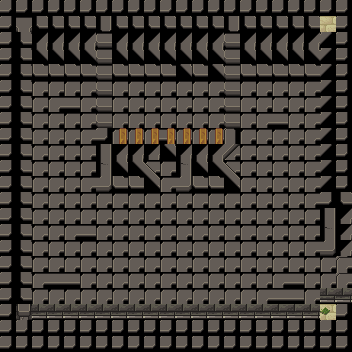

Rendered tile map (Tiled .tmx) drawn with the repository's tilesets; below, a short description and the full map source, tile grids included:
An orthogonal 22x22 tile map with 16x16 px tiles, 3 tile layers (Base, Ground, Upper) and 1 object (Exit).

<map version="1.4" tiledversion="1.4.1" orientation="orthogonal" renderorder="right-down" width="22" height="22" tilewidth="16" tileheight="16" infinite="0" nextlayerid="7" nextobjectid="36">
 <properties>
  <property name="Dungeon" value="Forest" />
  <property name="Outside" type="bool" value="false" />
 </properties>
 <tileset firstgid="1" source="../Tilesets/tilesetDungeon.tsx" />
 <layer id="1" name="Base" width="22" height="22">
  <data encoding="csv">
8,8,8,8,8,8,8,8,8,8,8,8,8,8,8,8,8,8,8,8,8,8,
8,8,8,8,8,8,8,8,8,8,8,8,8,8,8,8,8,8,8,8,8,8,
8,8,8,8,8,8,8,8,8,8,8,8,8,8,8,8,8,8,8,8,8,8,
8,8,8,8,8,8,8,8,8,8,8,8,2,8,8,8,8,8,8,8,8,8,
8,8,8,8,8,8,8,8,8,8,8,8,2,8,8,8,8,8,8,8,8,8,
8,8,1,1,1,1,8,1,1,1,1,1,1,1,8,1,1,1,1,1,8,8,
8,8,1,1,2,1,8,1,1,1,1,1,1,1,8,1,1,1,1,1,8,8,
8,8,1,1,1,1,8,1,1,1,1,1,1,1,8,1,1,2,1,1,8,8,
8,8,1,1,1,1,8,1,1,1,2,1,1,1,8,1,1,1,1,1,8,8,
8,8,1,1,1,1,1,1,1,1,2,2,2,1,1,1,1,1,1,1,8,8,
8,8,1,1,1,1,1,1,1,1,1,1,1,1,1,1,1,1,1,1,8,8,
8,8,1,1,1,1,1,1,1,1,1,1,1,1,1,1,1,1,1,1,8,8,
8,8,1,1,1,1,1,1,1,1,1,1,1,1,1,1,1,1,1,1,8,8,
8,8,1,1,1,1,1,1,1,1,1,1,1,1,1,1,1,1,1,1,8,8,
8,8,1,1,1,2,1,1,1,1,1,1,1,1,1,1,1,1,1,1,8,8,
8,8,1,1,1,1,1,1,1,1,1,1,1,1,1,1,1,1,1,1,8,8,
8,8,1,1,1,1,1,1,1,1,1,1,1,1,1,1,1,1,1,1,1,8,
8,8,1,2,2,1,1,1,1,1,1,1,1,1,1,1,1,1,2,1,1,8,
8,8,1,1,1,1,1,1,1,1,1,1,1,1,1,1,1,2,2,1,1,1,
8,8,1,1,1,1,1,1,1,1,2,1,1,1,1,1,1,1,1,1,8,8,
8,8,8,8,8,8,8,8,8,8,8,8,8,8,8,8,8,8,8,8,8,8,
8,8,8,8,8,8,8,8,8,8,8,8,8,8,8,8,8,8,8,8,8,8
</data>
 </layer>
 <layer id="2" name="Ground" width="22" height="22">
  <data encoding="csv">
0,0,0,0,0,0,0,0,0,0,0,0,0,0,0,0,0,0,0,0,0,0,
0,9,5,5,5,5,128,5,5,5,5,5,5,5,128,5,5,5,5,5,10,0,
0,42,25,25,25,25,109,25,25,25,25,25,25,25,109,25,25,25,25,25,48,0,
0,42,45,45,45,45,109,45,45,45,45,45,45,45,109,45,45,45,45,45,48,0,
0,42,65,65,65,65,109,65,65,65,65,45,65,45,109,65,65,65,65,65,48,0,
0,42,0,0,0,0,109,0,0,0,0,0,0,0,109,0,0,0,0,0,48,0,
0,42,0,0,0,0,109,0,0,0,0,0,0,0,109,0,0,0,0,0,48,0,
0,42,0,0,0,0,109,0,0,0,0,0,0,0,109,0,0,0,0,0,48,0,
0,42,0,0,0,0,0,0,0,0,0,0,0,0,0,0,0,0,0,0,48,0,
0,42,0,0,0,0,24,25,25,25,0,25,25,25,26,0,0,0,0,0,48,0,
0,42,0,0,0,0,44,45,45,46,0,44,45,45,46,0,0,0,0,0,48,0,
0,42,0,0,0,0,64,65,65,66,0,64,65,65,66,0,0,0,0,0,48,0,
0,42,0,0,0,0,0,0,0,0,0,0,0,0,0,0,0,0,0,0,88,5,
0,42,0,0,0,0,0,0,0,0,0,0,0,0,0,0,0,0,0,0,24,25,
0,42,0,0,0,0,0,0,0,0,0,0,0,0,0,0,0,0,0,0,44,25,
0,42,0,0,0,0,0,0,0,0,0,0,0,0,0,0,0,0,0,0,64,25,
0,42,0,0,0,0,0,0,0,0,0,0,0,0,0,0,0,0,0,0,0,1,
0,42,0,0,0,0,0,0,0,0,0,0,0,0,0,0,0,0,0,0,0,1,
0,42,0,0,0,0,0,0,0,0,0,0,0,0,0,0,0,0,0,0,1,1,
0,0,0,0,0,0,0,0,0,0,0,0,0,0,0,0,0,0,0,0,0,0,
0,8,0,0,0,0,0,0,0,0,0,0,0,0,0,0,0,0,0,0,8,0,
0,0,0,0,0,0,0,0,0,0,0,0,0,0,0,0,0,0,0,0,0,0
</data>
 </layer>
 <layer id="3" name="Upper" width="22" height="22">
  <data encoding="csv">
0,0,0,0,0,0,0,0,0,0,0,0,0,0,0,0,0,0,0,0,0,0,
0,0,0,0,0,0,0,0,0,0,0,0,0,0,0,0,0,0,0,0,0,0,
0,0,0,0,0,0,0,0,0,0,0,0,0,0,0,0,0,0,0,0,0,0,
0,0,0,0,0,0,0,0,0,0,0,0,0,0,0,0,0,0,0,0,0,0,
0,0,0,0,0,0,0,0,0,0,0,0,0,0,0,0,0,0,0,0,0,0,
0,0,0,0,0,0,0,0,0,0,0,0,0,0,0,0,0,0,0,0,0,0,
0,0,0,0,0,0,0,0,0,0,0,0,0,0,0,0,0,0,0,0,0,0,
0,0,0,0,0,0,0,0,0,0,0,0,0,0,0,0,0,0,0,0,0,0,
0,0,0,0,0,0,150,110,110,110,110,110,110,110,149,0,0,0,0,0,0,0,
0,0,0,0,0,0,0,0,0,25,45,25,0,0,0,0,0,0,0,0,0,0,
0,0,0,0,0,0,0,0,0,0,0,0,0,0,0,0,0,0,0,0,0,0,
0,0,0,0,0,0,0,0,0,0,0,0,0,0,0,0,0,0,0,0,0,0,
0,0,0,0,0,0,0,0,0,0,0,0,0,0,0,0,0,0,0,0,0,0,
0,0,0,0,0,0,0,0,0,0,0,0,0,0,0,0,0,0,0,0,0,0,
0,0,0,0,0,0,0,0,0,0,0,0,0,0,0,0,0,0,0,0,0,0,
0,0,0,0,0,0,0,0,0,0,0,0,0,0,0,0,0,0,0,0,0,0,
0,0,0,0,0,0,0,0,0,0,0,0,0,0,0,0,0,0,0,0,0,0,
0,0,0,0,0,0,0,0,0,0,0,0,0,0,0,0,0,0,0,0,0,0,
0,0,0,0,0,0,0,0,0,0,0,0,0,0,0,0,0,0,0,0,126,125,
0,29,125,125,125,125,125,125,125,125,125,125,125,125,125,125,125,125,125,125,30,0,
8,8,8,8,8,8,8,8,8,0,0,0,8,8,8,8,8,8,8,8,8,8,
8,8,8,8,8,8,8,8,8,8,8,8,8,8,8,8,8,8,8,8,8,8
</data>
 </layer>
 <objectgroup id="4" name="Travel">
  <object id="35" name="Exit" x="335.766" y="259.068" width="14.8333" height="43.5115">
   <properties>
    <property name="EntranceDir" value="Left" />
    <property name="Map" value="mapForest_Dungeon_2" />
   </properties>
  </object>
 </objectgroup>
 <objectgroup id="5" name="MapObject" />
 <objectgroup id="6" name="Character" />
</map>
